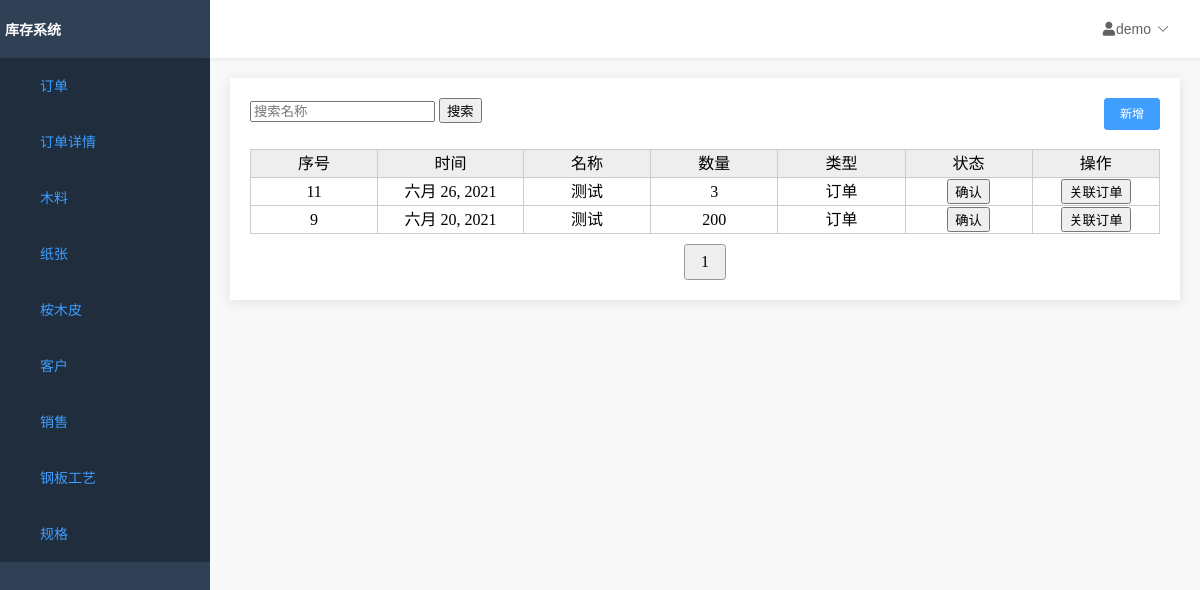
Page /home/skin/form/list/ on the earlier database version.
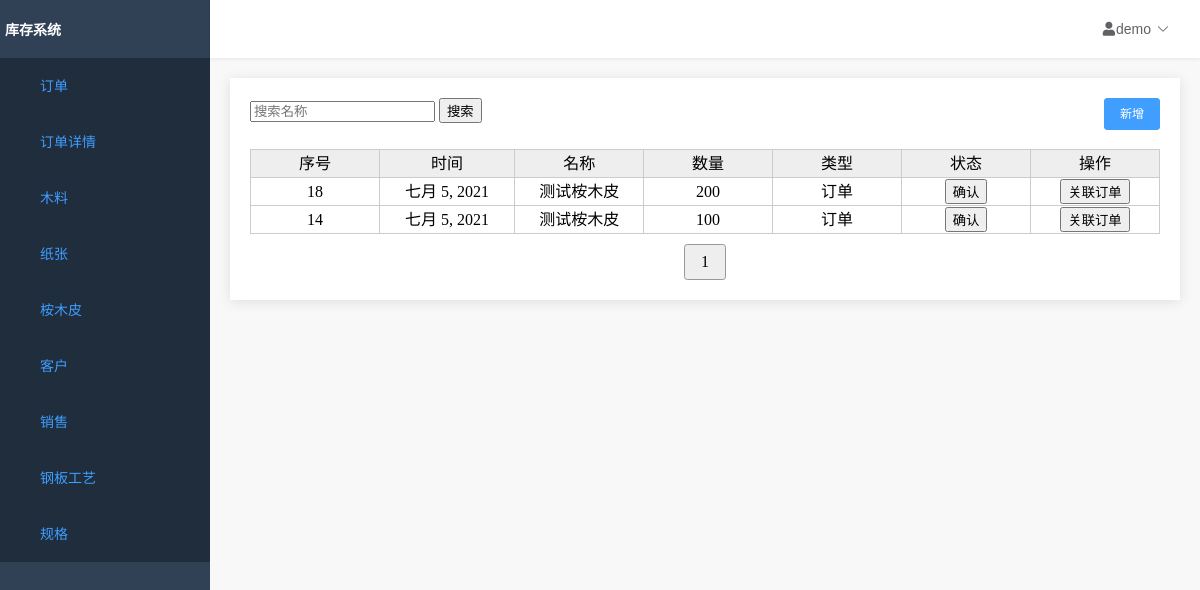
Same page on the later database version.
### order/models.py (models this page shows)
class SkinFormModel(models.Model):
    id = models.AutoField(primary_key=True)
    arrive_date = models.DateField('到货时间', default=now)
    name = models.ForeignKey(
        SkinModel,
        verbose_name='桉木皮',
        on_delete=models.PROTECT)
    count = models.IntegerField('数量', default=0)
    type = models.CharField('类型', max_length=4, choices=FORM_TYPE, default='1')
    sure = models.BooleanField(
        '是否确认', default=False, blank=False, null=False)
    complete = models.BooleanField(
        '是否完成', default=False, blank=False, null=False)
    order = models.ForeignKey(
        OrderModel,
        verbose_name='关联订单',
        on_delete=models.CASCADE, null=True)
    user = models.ForeignKey(
        User,
        verbose_name='作者',
        on_delete=models.PROTECT, null=True)
    note = models.TextField('备注', max_length=256, default='')
    created_time = models.DateTimeField('创建时间', default=now)
    last_mod_time = models.DateTimeField('修改时间', auto_now=True)
    objects = models.Manager()

### skin/models.py (models this page shows, shortened)
class SkinModel(models.Model):
    id = models.AutoField(primary_key=True)
    name = models.TextField('名称', max_length=64, unique=True, null=False)
    factory = models.TextField('厂家', max_length=64, default="")
    count = models.IntegerField('数量', default=0)
    note = models.TextField('备注', max_length=256, default='')
    enable = models.BooleanField(
        '是否使用', default=True, blank=False, null=False)
    created_time = models.DateTimeField('创建时间', default=now)
    last_mod_time = models.DateTimeField('修改时间', auto_now=True)
    objects = models.manager

### skin/views.py (the view)
# urls.py: path('form/list/', views.SkinFormListView.as_view(), name='skin_form_list'),
class SkinFormListView(ListView):
    paginate_by = 15
    model = SkinFormModel
    template_name = 'skinformlist.html'
    context_object_name = 'object_list'
    def get_queryset(self):  # 重写get_queryset方法
        return SkinFormModel.objects.all().order_by('-id')
    def get_context_data(self, **kwargs):
        context = super(SkinFormListView, self).get_context_data(**kwargs)
        return context

### InventorySystem/context_processor.py (called while the page is built)
def nav_list(request):
    func_list = []
    func_list.append(('订单', '/home/order/head/list'))
    func_list.append(('订单详情', '/home/order/list'))
    func_list.append(('木料', '/home/wood/list'))
    func_list.append(('纸张', '/home/paper/list'))
    func_list.append(('桉木皮', '/home/skin/list'))
    func_list.append(('客户', '/home/customer/list'))
    func_list.append(['销售', '/home/salesman/list'])
    func_list.append(('钢板工艺', '/home/process/technology/list'))
    func_list.append(('规格', '/home/process/specification/list'))
    return locals()

### templates/skinformlist.html (shortened to what this page needs)
{% extends 'table.html' %}
{% block table %}
<div>
    <div class="top_tool_bar">
        <form method="get">
            <input type="text" name="name" placeholder="搜索名称">
            <button type="submit">
                <span>搜索</span>
            </button>
        </form>
        <div class="right_buttons">
            <a href="/home/skin/form/add">
                <button type="button">
                    <span>新增</span>
                </button>
            </a>
        </div>
    </div>
    <div class="results">
        <table id="result_list">
            <tr>
                <th scope="col" class="sortable column-id">序号</th>
                <th scope="col" class="sortable column-name">时间</th>
                <th scope="col" class="sortable column-name">名称</th>
                <th scope="col" class="sortable column-name">数量</th>
                <th scope="col" class="sortable column-name">类型</th>
                <th scope="col">状态</th>
                <th scope="col">操作</th>
            </tr>
            {% for form in object_list %}
            <tr>
                <td>{{ form.id }}</td>
                <td>{{ form.arrive_date }}</td>
                <td>{{ form.name.name }}</td>
                <td>{{ form.count }}</td>
                <td>
                    {% if form.type == '1' %}
                    入库
                    {% elif form.type == '2' %}
                    出库
                    {% elif form.type == '3' %}
                    损耗
                    {% else %}
                    订单
                    {% endif %}
                </td>
                <td>
                    <a href="/home/skin/form/sure?id={{ form.id }}">
                        {% if form.sure %}
                        <input type="button" value="已确认">
                        {% else %}
                        <input type="button" value="确认">
                        {% endif %}
                    </a>
                </td>
                <td>
                    {% if form.order %}
                    <input type="button" value="关联订单">
                    {% else %}
                    <a href="/home/skin/form/del?id={{ form.id }}">
                        <input type="button" value="删除">
                    </a>
                    {% endif %}
                </td>
            </tr>
            {% endfor %}
        </table>
    </div>
</div>
{% endblock %}

Differences in the rows shown:
removed SkinFormModel: id "11", arrive_date "六月 26, 2021", name.name "测试", count "3", type "订单"
removed SkinFormModel: id "9", arrive_date "六月 20, 2021", name.name "测试", count "200", type "订单"
added SkinFormModel: id "18", arrive_date "七月 5, 2021", name.name "测试桉木皮", count "200", type "订单"
added SkinFormModel: id "14", arrive_date "七月 5, 2021", name.name "测试桉木皮", count "100", type "订单"
